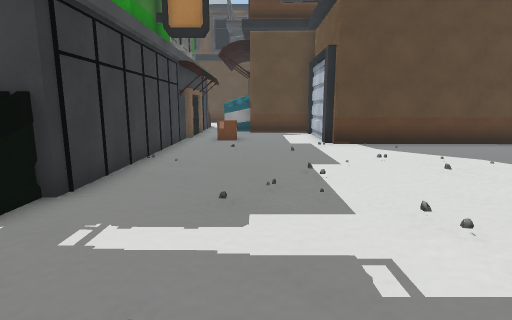
View 1 (above)

17 first-person views from a walk through a scene from a Unity 3-D project. The camera is 1.5 m above the floor, tilts 10° down and sees 80° across. The floor is counted in squares, 1 m on a side. Each view is taken from the middle of a square. On the plan, view 1 faces up. The plan holds only what a view shows up to about 15 squares ahead; the rest is blank. The place goes on beyond the plan. The player is left out. Some surface patterns are stand-ins.

View 2
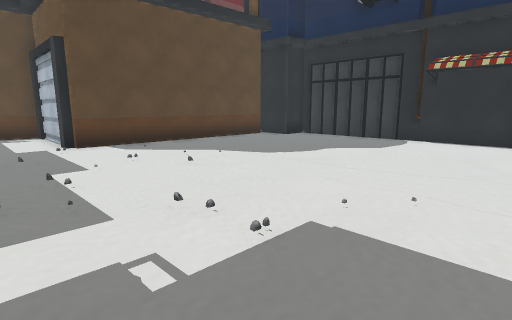

View 3
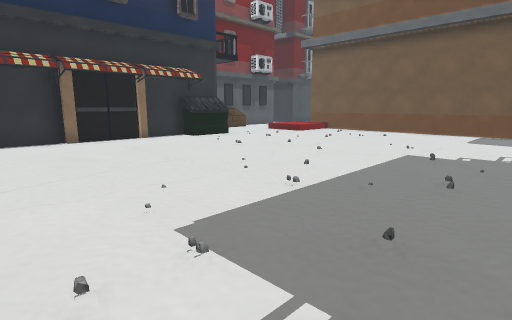

View 4
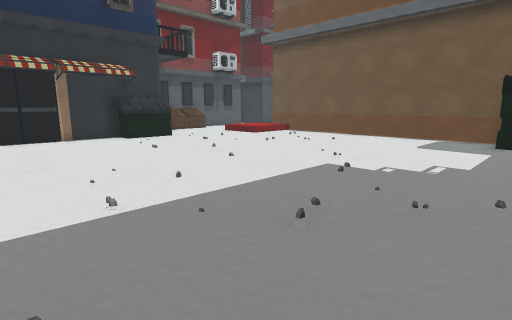

View 5
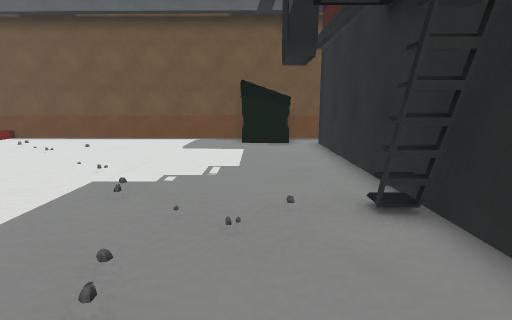

View 6
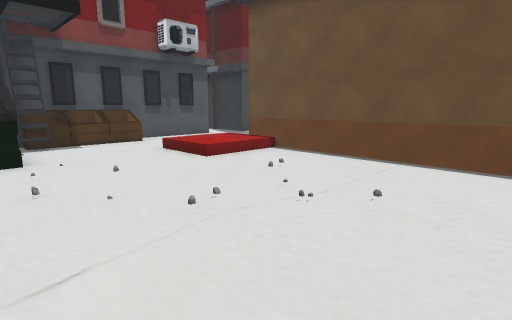

View 7
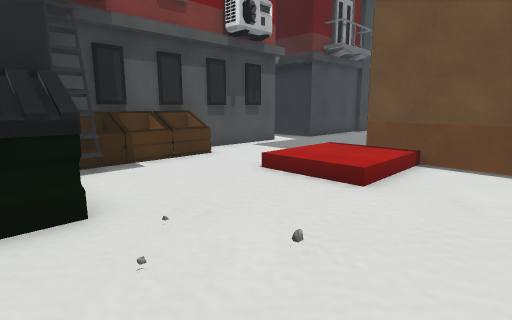

View 8
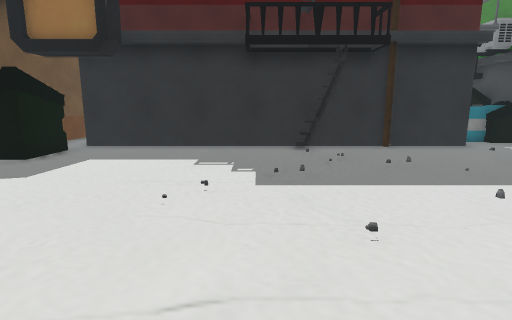

View 9
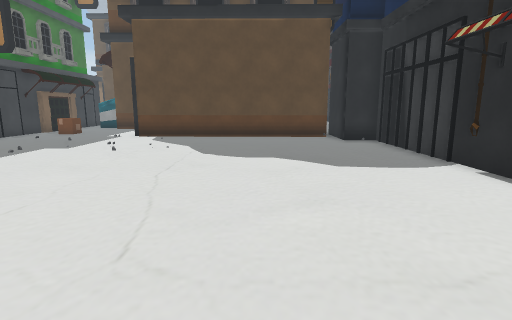

View 10
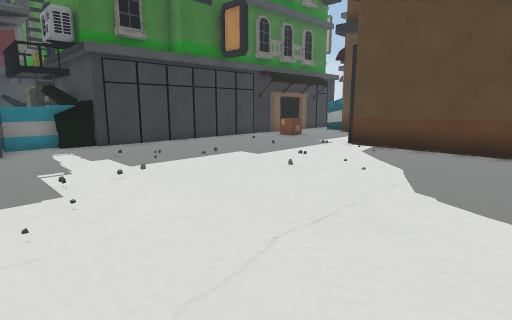

View 11
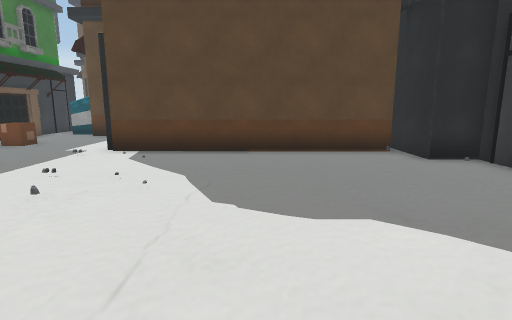

View 12
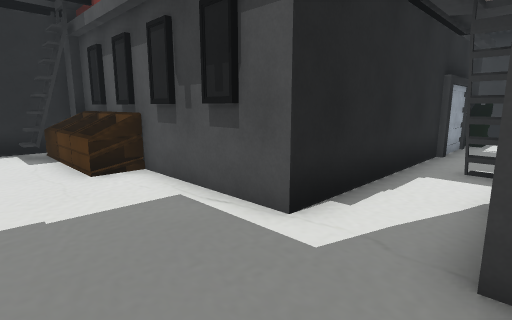

View 13
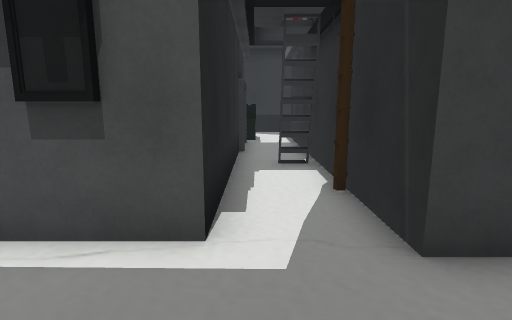

View 14
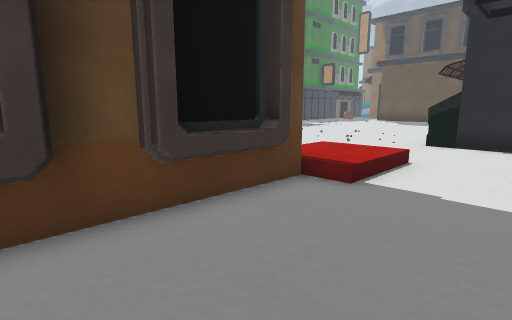

View 15
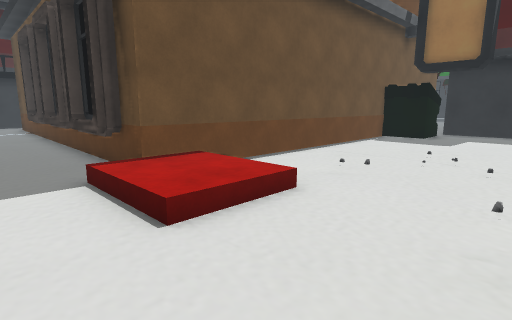

View 16
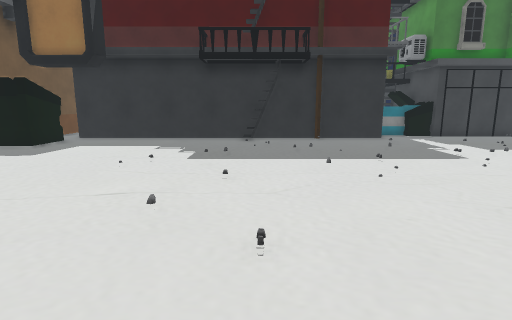

View 17
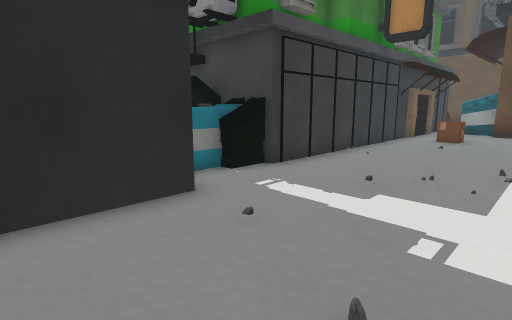

### Floor plan
Key: @ floor where view 1 was taken; # wall or solid block; . main floor; : floor 0.25 m higher than the main floor; / step, stairs or slope; O other object.
Columns run from 7 left of view 1 to 30 right of it. Each row starts with its distance up from view 1.
 16     O.....#
 15     O.....#
 14     #OO...O
 13     #.....##
 12     #......##########
 11     #...............##
 10     #................#
  9     #................#
  8     #................#
  7     #................#
  6     #................#
  5 #O###................#
  4 OOOO.................#
  3 O OO.................#
  2   ###................#
  1     #................#
  0     #..@.............#
 -1      O...............#
 -2     #................#
 -3     #................#
 -4     #O...............#
 -5     #...............##
 -6     #...............##
 -7     #...............######
 -8     #...................#O
 -9     #...................OO
-10     #...................OO
-11     #...................OO
-12     #..............::/..OO
-13    ...OO...........::/...#
-14  #####OO...........::/...#
-15         #############....#
-16                     #....###########OO
-17                     #...............OO
-18                     #........OO.......
-19                     #....#############
-20                     #....#

Positions as (right, up) in squares from view 1, and headings:
1: (0, 0), facing up
2: (0, 0), facing up-right
3: (0, 4), facing down-right
4: (-1, 1), facing down-right
5: (0, 0), facing down
6: (4, -6), facing down-right
7: (9, -6), facing down-right
8: (9, -6), facing left
9: (9, -3), facing up
10: (9, 1), facing up-left
11: (8, 2), facing up
12: (15, -19), facing up-right
13: (15, -17), facing right
14: (17, -20), facing up-left
15: (16, -8), facing down-left
16: (12, -4), facing left
17: (2, -1), facing up-left
